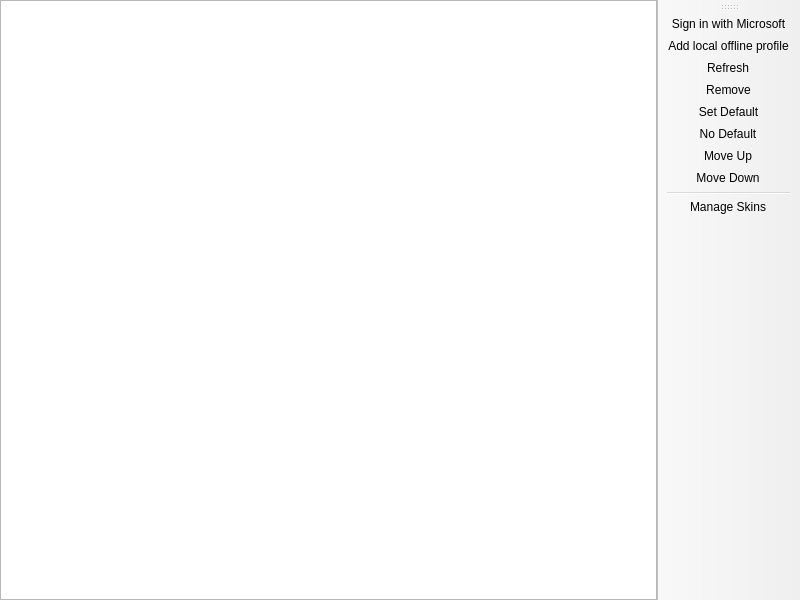
<?xml version="1.0" encoding="UTF-8"?>
<ui version="4.0">
 <class>AccountListPage</class>
 <widget class="QMainWindow" name="AccountListPage">
  <property name="geometry">
   <rect>
    <x>0</x>
    <y>0</y>
    <width>800</width>
    <height>600</height>
   </rect>
  </property>
  <widget class="QWidget" name="centralwidget">
   <layout class="QHBoxLayout" name="horizontalLayout">
    <property name="leftMargin">
     <number>0</number>
    </property>
    <property name="topMargin">
     <number>0</number>
    </property>
    <property name="rightMargin">
     <number>0</number>
    </property>
    <property name="bottomMargin">
     <number>0</number>
    </property>
    <item>
     <widget class="VersionListView" name="listView">
      <property name="alternatingRowColors">
       <bool>true</bool>
      </property>
      <property name="rootIsDecorated">
       <bool>false</bool>
      </property>
      <property name="itemsExpandable">
       <bool>false</bool>
      </property>
      <property name="allColumnsShowFocus">
       <bool>true</bool>
      </property>
      <attribute name="headerStretchLastSection">
       <bool>false</bool>
      </attribute>
     </widget>
    </item>
   </layout>
  </widget>
  <widget class="WideBar" name="toolBar">
   <attribute name="toolBarArea">
    <enum>RightToolBarArea</enum>
   </attribute>
   <attribute name="toolBarBreak">
    <bool>false</bool>
   </attribute>
   <addaction name="actionAddMicrosoft"/>
   <addaction name="actionAddOffline"/>
   <addaction name="actionRefresh"/>
   <addaction name="actionRemove"/>
   <addaction name="actionSetDefault"/>
   <addaction name="actionNoDefault"/>
   <addaction name="actionMoveUp"/>
   <addaction name="actionMoveDown"/>
   <addaction name="separator"/>
   <addaction name="actionManageSkins"/>
  </widget>
  <action name="actionSetDefault">
   <property name="text">
    <string>&amp;Set Default</string>
   </property>
  </action>
  <action name="actionNoDefault">
   <property name="checkable">
    <bool>true</bool>
   </property>
   <property name="text">
    <string>&amp;No Default</string>
   </property>
  </action>
  <action name="actionManageSkins">
   <property name="text">
    <string>&amp;Manage Skins</string>
   </property>
   <property name="toolTip">
    <string>Manage Skins</string>
   </property>
  </action>
  <action name="actionAddMicrosoft">
   <property name="text">
    <string>Sign in with &amp;Microsoft</string>
   </property>
  </action>
  <action name="actionAddOffline">
   <property name="text">
    <string>Add local &amp;offline profile</string>
   </property>
  </action>
  <action name="actionRefresh">
   <property name="text">
    <string>&amp;Refresh</string>
   </property>
   <property name="toolTip">
    <string>Refresh the account tokens</string>
   </property>
  </action>
  <action name="actionRemove">
   <property name="text">
    <string>Remo&amp;ve</string>
   </property>
  </action>
  <action name="actionMoveUp">
   <property name="text">
    <string>Move &amp;Up</string>
   </property>
  </action>
  <action name="actionMoveDown">
   <property name="text">
    <string>Move &amp;Down</string>
   </property>
  </action>
 </widget>
 <customwidgets>
  <customwidget>
   <class>VersionListView</class>
   <extends>QTreeView</extends>
   <header>ui/widgets/VersionListView.h</header>
  </customwidget>
  <customwidget>
   <class>WideBar</class>
   <extends>QToolBar</extends>
   <header>ui/widgets/WideBar.h</header>
  </customwidget>
 </customwidgets>
 <resources/>
 <connections/>
</ui>
